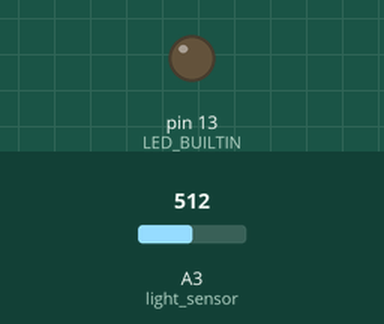
This sketch was run on a simulated Arduino Uno, built with avr-gcc and run on an emulated ATmega328P. Shown: output pins drawn as LEDs (lit = HIGH). Dashed ring = blinking. The test bench sets the inputs (shaded band); at power-on: A3 (light_sensor) = 512.

Above: at 1.2 s.
1.3 s: A3 (light_sensor) set to 538
At 1.5 s:
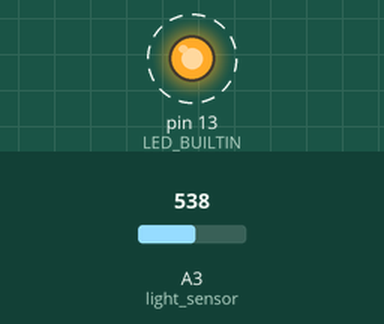
4.3 s: A3 (light_sensor) set to 511
At 5.3 s:
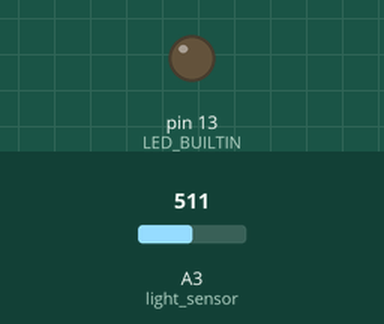
5.8 s: A3 (light_sensor) set to 716
At 8.7 s:
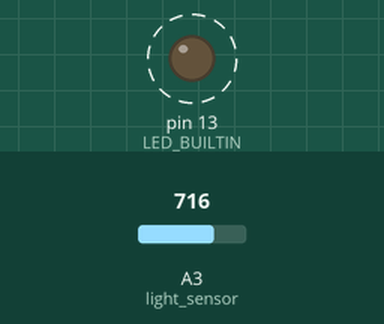
8.8 s: A3 (light_sensor) set to 306
At 9.8 s:
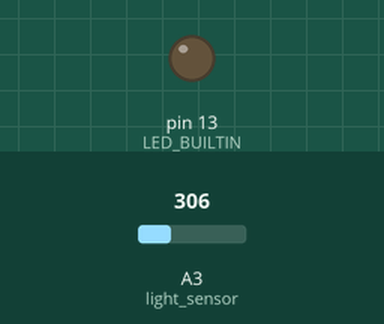
Timing chart, 0 to 11.3 s (numbered marks = the images above; inputs shaded):
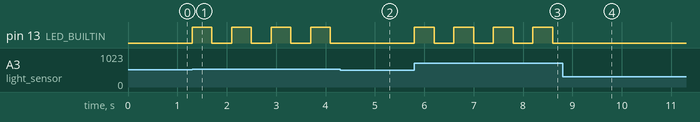

The sketch:

light-sensor.ino
```cpp
int light_sensor = A3;

void setup()
{
	Serial.begin(9600); // begin Serial Communication
	pinMode(LED_BUILTIN, OUTPUT);
}

void loop()
{
	int raw_light = analogRead(light_sensor);	 // read the raw value from light_sensor pin (A3)
	int light = map(raw_light, 0, 1023, 0, 100); // map the value from 0, 1023 to 0, 100

	// Serial.print("Light level: ");
	// Serial.println(light); // print the light value in Serial Monitor

	// delay(1000); // add a delay to only read and print every 1 second

	if (light > 50)
	{
		digitalWrite(LED_BUILTIN, HIGH); // Turn on the built-in LED
		digitalWrite(1, LOW);
		delay(400);						// Wait for 1 second
		digitalWrite(LED_BUILTIN, LOW); // Turn off the built-in LED
		digitalWrite(1, HIGH);
		delay(400); // Wait for 1 second
	}
	else
	{
		digitalWrite(1, LOW);
		digitalWrite(LED_BUILTIN, LOW);
	}
}
```

Measured:
- the behaviour switches between 521 and 522 on A3 (light_sensor) (found by bisection; images 0 and 1)
- after the input at 1.3 s, pin 13 (LED_BUILTIN): alternates HIGH for 0.40 s and LOW for 0.40 s, starting at once
- after the input at 4.3 s, pin 13 (LED_BUILTIN): stops changing and stays LOW
- after the input at 5.8 s, pin 13 (LED_BUILTIN): alternates HIGH for 0.40 s and LOW for 0.40 s, starting at once
- after the input at 8.8 s, pin 13 (LED_BUILTIN): stops changing and stays LOW
